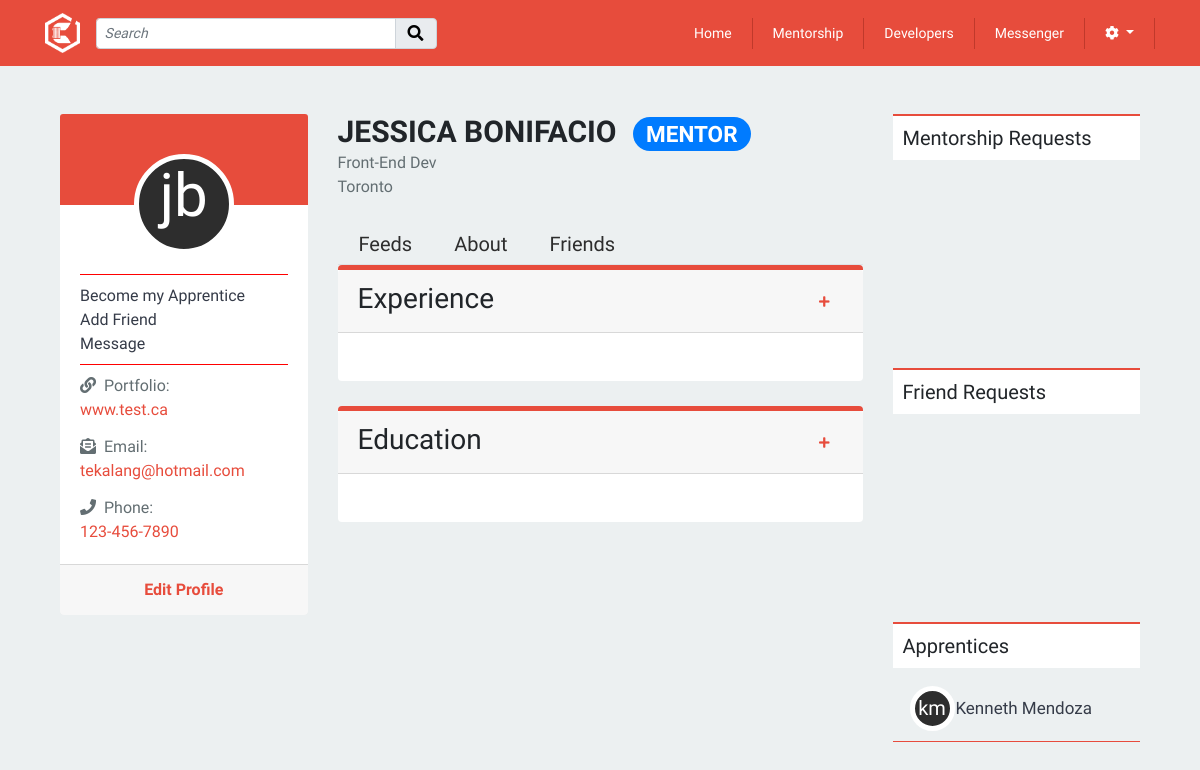
/includes/userProfile/user-profile.php, run on an earlier commit of the app's database.
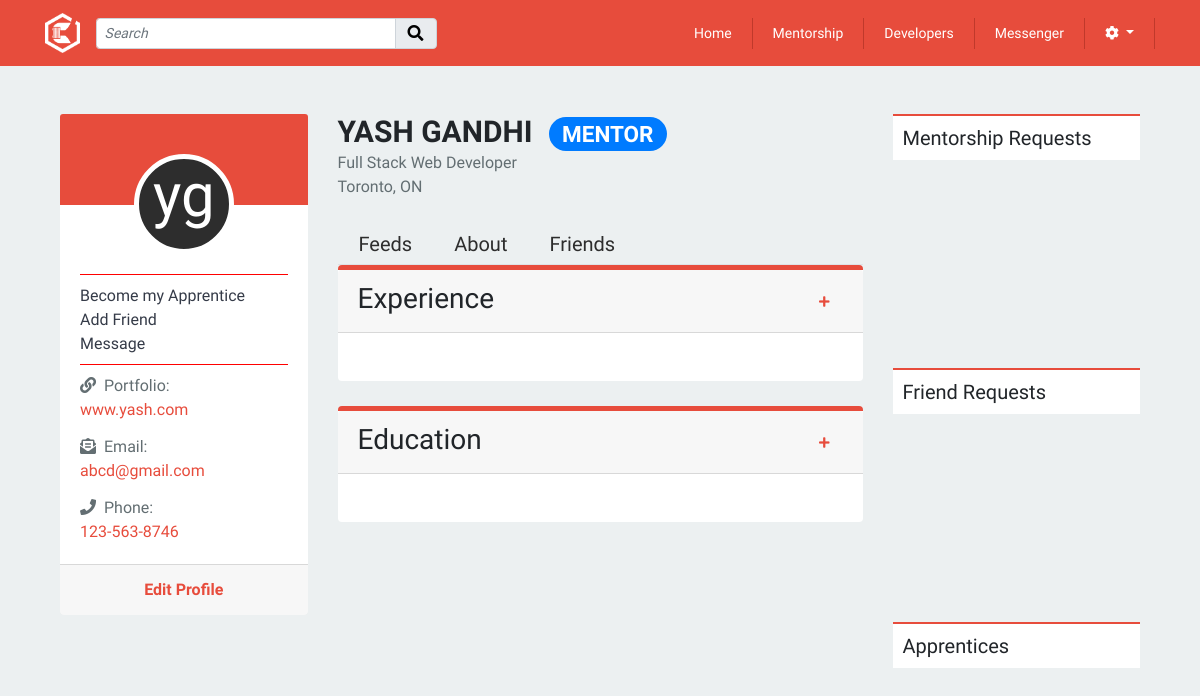
And on a later commit of the database.
### tables this page shows
CREATE TABLE `profiles` (
  `id` int(11) NOT NULL,
  `fname` varchar(255) NOT NULL,
  `lname` varchar(255) NOT NULL,
  `email` varchar(255) NOT NULL,
  `contact` varchar(255) NOT NULL,
  `image` longtext,
  `location` varchar(255) DEFAULT NULL,
  `position` varchar(255) DEFAULT NULL,
  `portfolio_url` varchar(255) DEFAULT NULL,
  `mentorship_status` tinyint(1) DEFAULT NULL,
  `user_id` int(11) NOT NULL
);

CREATE TABLE `mentors` (
  `id` int(11) NOT NULL,
  `mentor` int(11) NOT NULL,
  `apprentice_fname` varchar(255) NOT NULL,
  `apprentice_lname` varchar(255) NOT NULL,
  `message` varchar(2000) NOT NULL,
  `status` enum('approved','rejected','pending') NOT NULL,
  `request_date` datetime NOT NULL DEFAULT CURRENT_TIMESTAMP,
  `profile_id` int(11) NOT NULL
);

### models/mentorship/mentors.php (called while the page is built, shortened)
<?php
class Mentors{
    public function listApprentice($db, $id){
        $query = "SELECT * FROM mentors WHERE mentor = :id AND status = 'approved' ORDER BY request_date desc";
        $pdost = $db->prepare($query);
        $pdost->bindParam(':id', $id);
        $pdost->execute();
        $mentors = $pdost->fetchAll(PDO::FETCH_OBJ);
        return $mentors;
    }
}

### includes/userProfile/user-profile.php (the view, shortened to what the changed rows need)
<?php
require_once 'header.php';
	$profile_id = $_SESSION['spId'];
	$query = "SELECT * FROM profiles WHERE id = :id";
	$db = Database::getDb();
	$pdost = $db->prepare($query);
	$pdost->bindParam(":id", $profile_id);
	$profile = $pdost->execute();
	$profile = $pdost->fetch(PDO::FETCH_OBJ);
    $fName = $profile->fname;
	$lName = $profile->lname;
	$firstChar = mb_substr($fName, 0, 1, "UTF-8");
	$secChar = mb_substr($lName, 0, 1, "UTF-8");
?>
<br>
<br>
<div class="container mb-4">
	<div class="row">
		<div class="col-md-3 main-left-sidebar">
			<div class="card text-center">
				<div class="card-header main-left-sidebar-header">
					<div class="dev-profile-contatiner" style="margin:0 auto;top:30px;">
						<div class="profile-avatar-circle">
							<span class="profile-initials"><?php echo $firstChar . $secChar ?></span>
						</div>
					</div>
				</div>
				<div class="card-body text-left dev-contact">
					<hr>
					<a href="#" class="">Become my Apprentice</a>
					<a href="#" class="">Add Friend</a>
					<a href="#" class="">Message</a>
					<hr>
					<p><i class="fas fa-link mr-2 dev-contact-icon"></i>Portfolio:</p>
					<a href="http://<?= $profile->portfolio_url?>" class="dev-contact-info" target="_blank"><?= $profile->portfolio_url?></a>
					<p><i class="fas fa-envelope-open-text mr-2 dev-contact-icon mt-3"></i>Email:</p>
					<a href="mailto:<?=$profile->email?>" class="dev-contact-info"><?= $profile->email?></a>
					<p><i class="fas fa-phone mr-2 dev-contact-icon mt-3"></i>Phone:</p>
					<a href="tel:<?= $profile->contact?>" class="dev-contact-info"><?= $profile->contact?></a>
				</div>
			</div>
		</div>
		<div class="col-md-6 main-profile">
			<h2 class="main-h2"><?= $profile->fname . " " . $profile->lname ?><?php if($profile->mentorship_status == 1){echo '<span class="badge badge-pill badge-primary ml-3">Mentor</span>';} ?></h2>
			<span class="main-devposition"><?= $profile->position?></span>
			<span class="main-location"><?= $profile->location?></span>
			<br>
			<nav>
				<div class="nav nav-tabs" id="nav-tab" role="tablist">
				</div>
			</nav>
			<div class="tab-content" id="nav-tabContent">
				<div class="tab-pane fade show active" id="nav-about" role="tabpanel" aria-labelledby="nav-about-tab">
				</div>
			</div>
		</div>
		<div class="col-md-3 main-right-sidebar">
			<div class="sidebar-right-height">
				<?php require_once '../mentorship/list-user-apprentice.php'; ?>
			</div>
		</div>
	</div>
</div>
<br>
<?php
require_once 'footer.php';
?>

### includes/mentorship/list-user-apprentice.php (shortened to what the changed rows need)
<?php
require_once '../../session.php';
require_once '../../models/database.php';
require_once '../../models/mentorship/mentors.php';
$dbcon = Database::getDb();
$apprentice= new Mentors();
$apprentice = $apprentice->listApprentice($dbcon, $_SESSION['spId']);
foreach($apprentice as $app){
    $fullName = ucfirst($app->apprentice_fname) .' '. ucfirst($app->apprentice_lname);
    $fName = $app->apprentice_fname;
    $lName = $app->apprentice_lname;
    $firstChar = mb_substr($fName, 0, 1, "UTF-8");
    $secChar = mb_substr($lName, 0, 1, "UTF-8");
    $active = '';
    echo '<a href="?id='.$app->profile_id.'">
        <div class="row linka '.$active.'">
            <div class="col-sm-2">
                <div class="profile-avatar-circle-mentor ml-n2">
                    <span class="profile-initials-mentor">'.$firstChar . $secChar.'</span>
                </div>
            </div>
            <div class="col-sm-10">
                <h6 class="profile-name-mentor text-left">'.$fullName.'</h6>
            </div>
        </div></a>';
}

What changed in the data, as far as the page shows it:
no longer on this page (row unchanged): profiles: fname "j", lname "b", portfolio_url "www.test.ca", email "tekalang@hotmail.com", contact "123-456-7890", fname "JESSICA", lname "BONIFACIO", position "Front-End Dev", location "Toronto"
no longer on this page (row unchanged): mentors: apprentice_fname "k", apprentice_lname "m", fullName "Kenneth Mendoza"
added profiles: fname "y", lname "g", portfolio_url "www.yash.com", email "abcd@gmail.com", contact "123-563-8746", fname "YASH", lname "GANDHI", position "Full Stack Web Developer", location "Toronto, ON"
